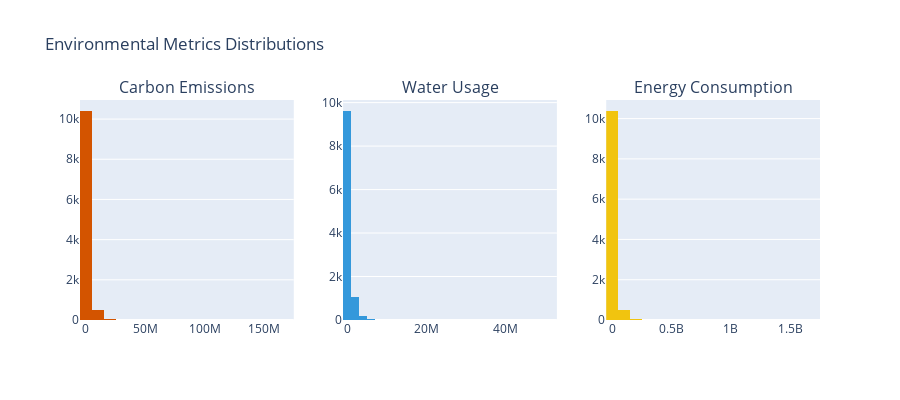

The cell this chart's notebook holds for it:
### Markdown cell above
## 3.3 Environmental Metrics

### Code cell
fig3 = make_subplots(rows=1, cols=3,
                     subplot_titles=('Carbon Emissions', 'Water Usage',
                                   'Energy Consumption'))

fig3.add_trace(go.Histogram(x=df['CarbonEmissions'], name='Carbon',
                           marker_color='#d35400', nbinsx=30),
              row=1, col=1)
fig3.add_trace(go.Histogram(x=df['WaterUsage'], name='Water',
                           marker_color='#3498db', nbinsx=30),
              row=1, col=2)
fig3.add_trace(go.Histogram(x=df['EnergyConsumption'], name='Energy',
                           marker_color='#f1c40f', nbinsx=30),
              row=1, col=3)

fig3.update_layout(height=400, showlegend=False,
                  title_text="Environmental Metrics Distributions")
fig3.show()

### Figure 1 — Plotly figure (JSON) as saved in the notebook; plotly's stock layout.template omitted (floating-point values rounded to 4 significant figures; data arrays with more than 128 entries replaced by an {"elided": "..."} marker saying what was removed)
{"data": [{"marker": {"color": "#d35400"}, "name": "Carbon", "nbinsx": 30, "type": "histogram", "x": {"elided": "11000 float values"}, "xaxis": "x", "yaxis": "y"}, {"marker": {"color": "#3498db"}, "name": "Water", "nbinsx": 30, "type": "histogram", "x": {"elided": "11000 float values"}, "xaxis": "x2", "yaxis": "y2"}, {"marker": {"color": "#f1c40f"}, "name": "Energy", "nbinsx": 30, "type": "histogram", "x": {"elided": "11000 float values"}, "xaxis": "x3", "yaxis": "y3"}], "layout": {"annotations": [{"font": {"size": 16}, "showarrow": false, "text": "Carbon Emissions", "x": 0.1444, "xanchor": "center", "xref": "paper", "y": 1, "yanchor": "bottom", "yref": "paper"}, {"font": {"size": 16}, "showarrow": false, "text": "Water Usage", "x": 0.5, "xanchor": "center", "xref": "paper", "y": 1, "yanchor": "bottom", "yref": "paper"}, {"font": {"size": 16}, "showarrow": false, "text": "Energy Consumption", "x": 0.8556, "xanchor": "center", "xref": "paper", "y": 1, "yanchor": "bottom", "yref": "paper"}], "height": 400, "showlegend": false, "title": {"text": "Environmental Metrics Distributions"}, "xaxis": {"anchor": "y", "domain": [0, 0.2889]}, "xaxis2": {"anchor": "y2", "domain": [0.3556, 0.6444]}, "xaxis3": {"anchor": "y3", "domain": [0.7111, 1]}, "yaxis": {"anchor": "x", "domain": [0, 1]}, "yaxis2": {"anchor": "x2", "domain": [0, 1]}, "yaxis3": {"anchor": "x3", "domain": [0, 1]}}}
